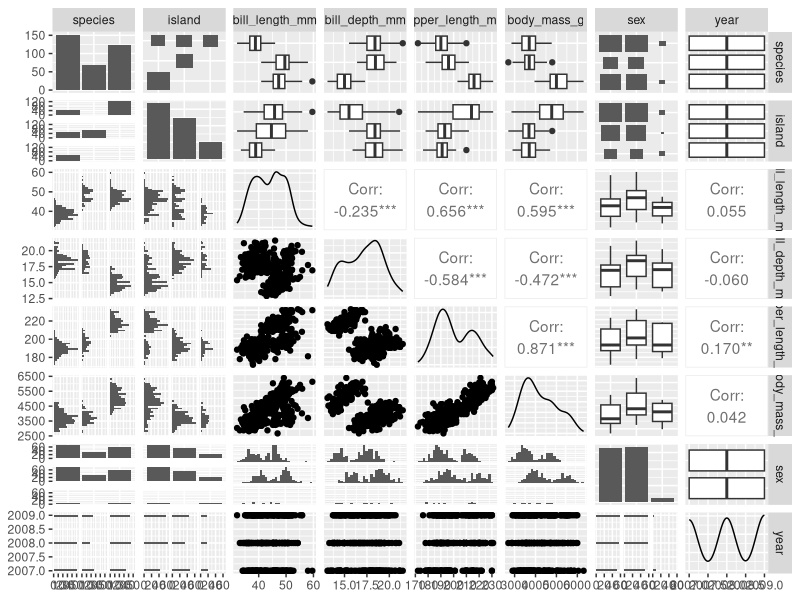

Generate this figure with R:
## ---- chunk 1
knitr::opts_chunk$set(echo = TRUE)
library(GGally)
library(skimr)
library(palmerpenguins)
## ---- chunk 2
# Return the names of all variables 

names(penguins)

#Dimensions 
dim(penguins)

# Overall summary of the data
summary(penguins)

# Look at first few lines 
head(penguins, 30)

# Look at last few lines
tail(penguins)

# USe GGally::ggpairs()

GGally::ggpairs(penguins)

#USe skimr::skim()
skimr::skim(penguins)

## ---- chunk 3

